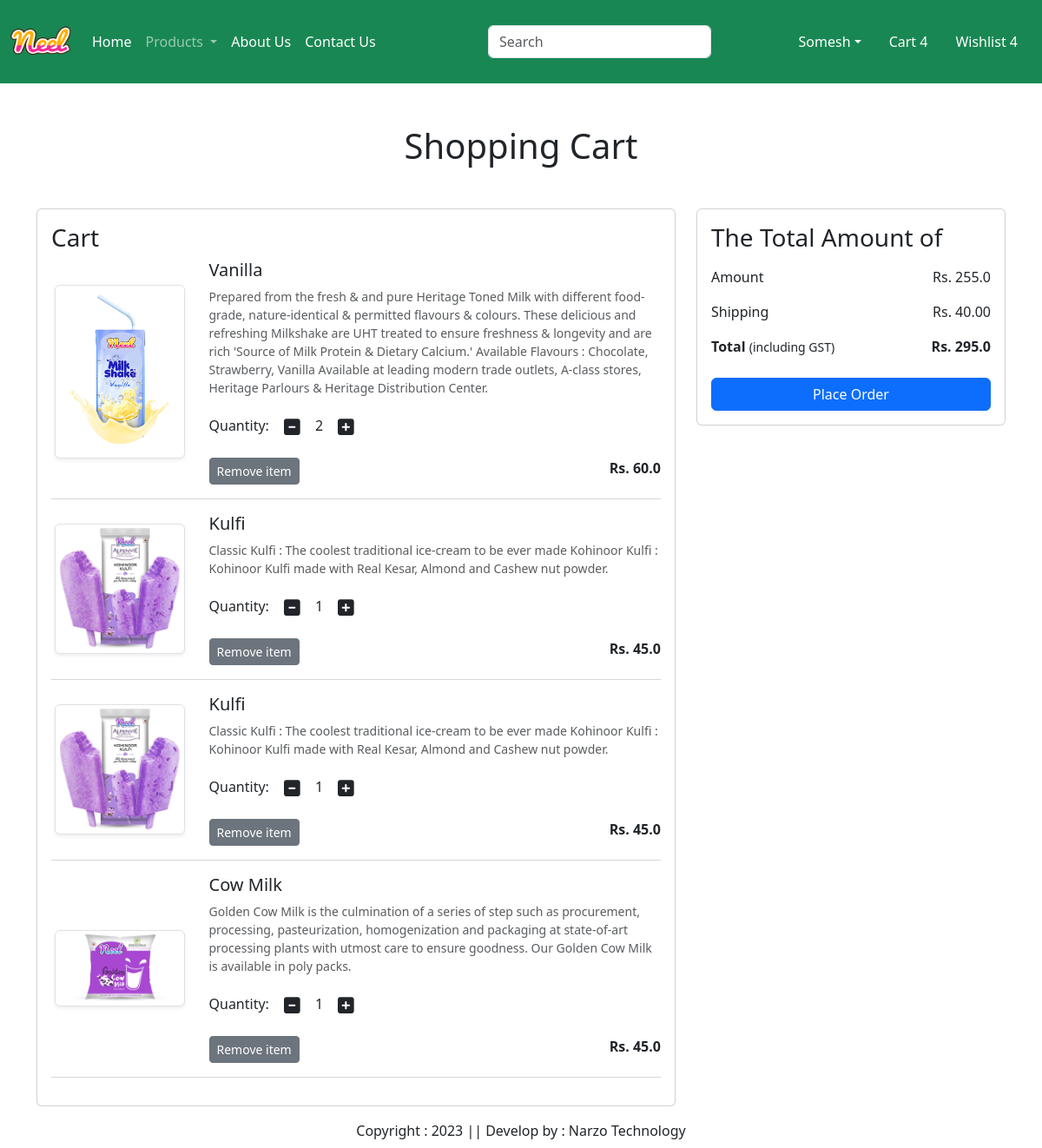
The page /cart/ (signed in) on the database its author committed.
### app/models.py (models this page shows, shortened)
class Cart(models.Model):
    user = models.ForeignKey(User,on_delete=models.CASCADE)
    product = models.ForeignKey(Product,on_delete=models.CASCADE)
    quantity = models.PositiveIntegerField(default=1)

class Product(models.Model):
    title = models.CharField(max_length=100)
    selling_price = models.FloatField()
    discounted_price = models.FloatField()
    description = models.TextField()
    composition = models.TextField(default='')
    prodapp = models.TextField(default='')
    category = models.CharField(choices=CATEGORY_CHOICES, max_length=2)
    product_image = models.ImageField(upload_to='product')

### app/views.py (the view)
# urls.py: path('cart/', views.show_cart, name="showcart"),
def show_cart(request):
    user = request.user
    cart = Cart.objects.filter(user=user)
    amount = 0
    for p in cart:
        value = p.quantity * p.product.discounted_price
        amount = amount + value
    totalamount = amount + 40
    return render(request, 'app/addtocart.html',locals())

### app/templates/app/addtocart.html (shortened to what this page needs)
{% extends 'app/base.html' %}
{% load static %}
{% block main-content %}
<div class="container my-5">
    <div class="row">
        {% if cart %}
            <h1 class="text-center mb-5">Shopping Cart</h1>
            <div class="col-sm-8">
                <div class="card">
                    <div class="card-body">
                        <h3>Cart</h3>
                        {% for item in cart %}
                            <div class="row">
                                <div class="col-sm-3 text-center align-self-center">
                                    <img src="{{item.product.product_image.url}}" alt="" class="img-fluid img-thumbnail shadow-sm" height="150" width="150">
                                </div>
                                <div class="col-sm-9">
                                    <h5>{{item.product.title}}</h5>
                                    <p class="mb-2 text-muted small">{{item.product.description}}</p>
                                    <div class="my-3">
                                        <label for="quantity">Quantity:</label>
                                        <a class="minus-cart btn" pid="{{item.product.id}}"><i class="fas fa-minus-square fa-lg"></i></a>
                                        <span id="quantity">{{item.quantity}}</span>
                                        <a class="plus-cart btn" pid="{{item.product.id}}"><i class="fas fa-plus-square fa-lg"></i></a>
                                    </div>
                                    <div class="d-flex justify-content-between">
                                        <a href="#" class="remove-cart btn btn-sm btn-secondary mr-3" pid="{{item.product.id}}">Remove item</a>
                                        <p class="mb-0"><span><strong>Rs. {{item.product.discounted_price}}</strong></span></p>
                                    </div>
                                </div>
                            </div>
                            <hr class="text-muted">
                        {% endfor %}
                    </div>
                </div>
            </div>
            <div class="col-sm-4">
                <div class="card">
                    <div class="card-body">
                        <h3>The Total Amount of</h3>
                        <ul class="list-group">
                            <li class="list-group-item d-flex justify-content-between align-items-center border-0 px-0 pd-0">
                                Amount<span id="amount">Rs. {{amount}}</span>
                            </li>
                            <li class="list-group-item d-flex justify-content-between align-items-center border-0 px-0">
                                Shipping<span>Rs. 40.00</span>
                            </li>
                            <li class="list-group-item d-flex justify-content-between align-items-center border-0 px-0 mb-3">
                                <div>
                                    <strong>Total</strong> <small>(including GST)</small>
                                </div>
                                <span id="totalamount"><strong>Rs. {{totalamount}}</strong></span>
                            </li>
                        </ul>
                        <div class="d-grid">
                            <a href="{% url 'checkout' %}" class="btn btn-primary">Place Order</a>
                        </div>
                    </div>
                </div>
            </div>
        {% else %}
            <h1 class="text-center mb-5">Cart is Empty</h1>
        {% endif %}
    </div>
</div>
{% endblock main-content %}

### app/templates/app/base.html (shortened to what this page needs)
<!DOCTYPE html>
{% load static %}
<html lang="en">
<head>
    <link href="https://cdn.jsdelivr.net/npm/bootstrap@5.3.2/dist/css/bootstrap.min.css"
     rel="stylesheet"
>
    <link rel="stylesheet" href="{% static 'app/css/owl.carousel.min.css' %}" />
    <link rel="stylesheet" href="{% static 'app/css/all.min.css' %}" />
    <link rel="stylesheet" href="{% static 'app/css/style.css' %}" />
</head>
<body>
    <nav class="navbar navbar-expand-lg navbar-dark bg-success">
        <div class="container-fluid">
          <a class="navbar-brand" href="#">
            <img src ="{% static "app/images/neel.png" %}" width="70" height="70" />
          </a>
          <div class="collapse navbar-collapse" id="navbarSupportedContent">
            <ul class="navbar-nav me-auto mb-2 mb-lg-0">
              {% if request.user.is_authenticated %}
              <li class="nav-item">
                <a class="nav-link active" aria-current="page" href="/">Home</a>
              </li>
              <li class="nav-item dropdown">
                <a class="nav-link dropdown-toggle" href="#" role="button"
                 data-bs-toggle="dropdown" aria-expanded="false">
                  Products
                </a>
              </li>
              <li class="nav-item">
                <a class="nav-link text-white" href="{% url 'about' %}">About Us</a>
              </li>
              <li class="nav-item">
                <a class="nav-link text-white" href="{% url 'contact' %}">Contact Us</a>
              </li>
            </ul>
            <form class="d-flex" role="search">
              <input class="form-control me-2" type="search" placeholder="Search" aria-label="Search">
              <button class="btn btn-outline-success" type="submit">Search</button>
            </form>
          </div>
          <ul class="navbar-nav me-auto mb-2 mb-lg-0">
            <li class="nav-item dropdown mx-2">
              <a class="nav-link dropdown-toggle text-white" href="#"
              id="profileDropdown" role="button" data-bs-toggle="dropdown"
              aria-expanded="false">Somesh</a>
            </li>
            <li class="nav-item mx-2">
              <a href="{% url 'showcart' %}" class="nav-link text-white">Cart 4</a>
            </li>
            <li class="nav-item mx-2">
              <a href="#" class="nav-link text-white">Wishlist 4</a>
            </li>
            {% endif %}
          </ul>
        </div>
      </nav>
    {% block main-content %}{% endblock main-content %}
      <footer class="container-fluid fixed-bottom bf-success text-center p-2 mt-5">
        Copyright : 2023 || Develop by : Narzo Technology
      </footer>
</body>
</html>

### rows shown on the page
Cart: product.product_image (picture), product "Vanilla", product.description "Prepared from the fresh & and pure Heritage Toned Milk with different food-grade, nature-identical & permitted flavours & colours. These delicious and refreshing Milkshake are UHT treated to ensure freshness & longevity and are rich 'Source of Milk Protein & Dietary Calcium.' Available Flavours : Chocolate, Strawberry, Vanilla Available at leading modern trade outlets, A-class stores, Heritage Parlours & Heritage Distribution Center.", quantity "2", product.discounted_price "60.0"
Cart: product.product_image (picture), product "Kulfi", product.description "Classic Kulfi : The coolest traditional ice-cream to be ever made Kohinoor Kulfi : Kohinoor Kulfi made with Real Kesar, Almond and Cashew nut powder.", quantity "1", product.discounted_price "45.0"
Cart: product.product_image (picture), product "Kulfi", product.description "Classic Kulfi : The coolest traditional ice-cream to be ever made Kohinoor Kulfi : Kohinoor Kulfi made with Real Kesar, Almond and Cashew nut powder.", quantity "1", product.discounted_price "45.0"
Cart: product.product_image (picture), product "Cow Milk", product.description "Golden Cow Milk is the culmination of a series of step such as procurement, processing, pasteurization, homogenization and packaging at state-of-art processing plants with utmost care to ensure goodness. Our Golden Cow Milk is available in poly packs.", quantity "1", product.discounted_price "45.0"

### other values the page prints
{{ amount }} "255.0"
{{ totalamount }} "295.0"
